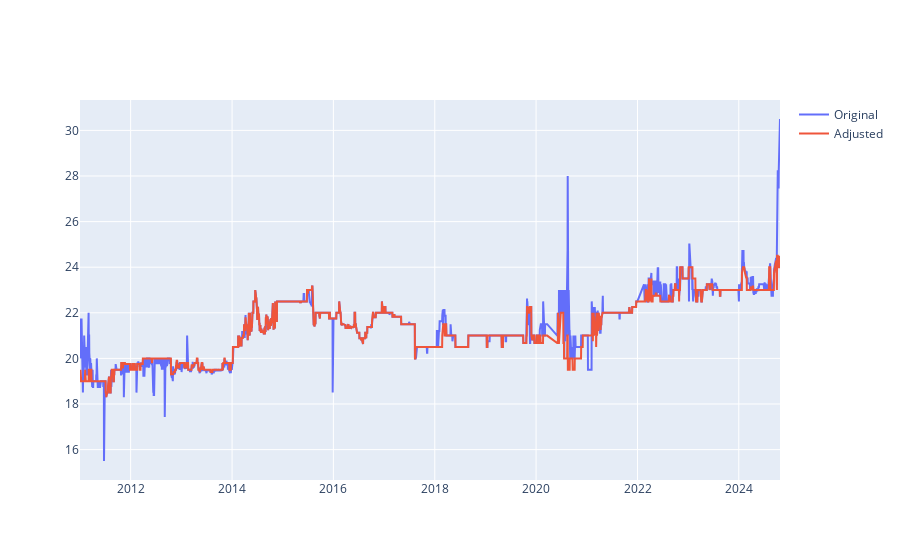

The notebook cell saved with this chart:
### Code cell
fig = go.Figure()
fig.add_trace(go.Scatter(x=ws_raw.index, y=ws_raw['beef_bol'], mode='lines', name='Original'))
fig.add_trace(go.Scatter(x=ws_adj.index, y=ws_adj['beef_bol'], mode='lines', name='Adjusted'))

### Figure 1 — Plotly figure (JSON) as saved in the notebook; plotly's stock layout.template omitted (floating-point values rounded to 4 significant figures; data arrays with more than 128 entries replaced by an {"elided": "..."} marker saying what was removed)
{"data": [{"mode": "lines", "name": "Original", "type": "scatter", "x": {"elided": "4070 str values"}, "y": {"elided": "4070 float values"}}, {"mode": "lines", "name": "Adjusted", "type": "scatter", "x": {"elided": "4070 str values"}, "y": {"elided": "4070 float values"}}], "layout": {}}
